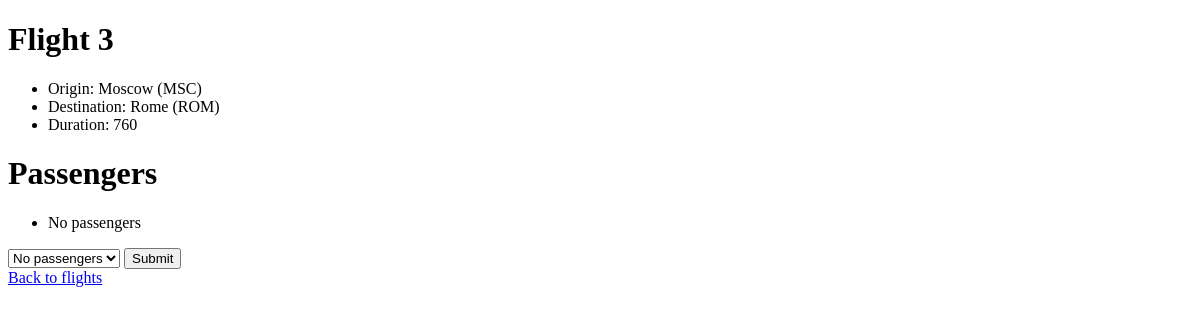
The app's page /flights/3, older data.
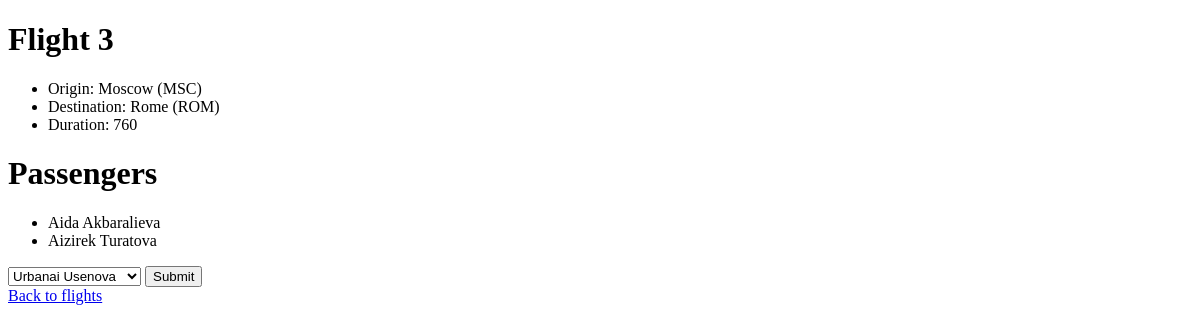
The same page, newer data.
### flights/models.py (models this page shows)
class Passenger(models.Model):
    first = models.CharField(max_length=64)
    last = models.CharField(max_length=64)
    flights = models.ManyToManyField(Flight, blank=True, related_name="passengers")
    def __str__(self):
        return f"{self.first} {self.last}"

### flights/views.py (the view)
# urls.py: path("<int:flight_id>", views.flight, name="flight"),
def flight(request, flight_id):
    flight = Flight.objects.get(id=flight_id)
    passengers = flight.passengers.all()
    non_passengers = Passenger.objects.exclude(flights=flight).all()
    return render(request, "flights/flight.html", {
        "flight": flight,
        "passengers": passengers,
        "non_passengers": non_passengers
    })

### flights/models.py (called while the page is built)
    def __str__(self):
        return f"{self.city} ({self.code})"

### flights/templates/flights/flight.html (shortened to what this page needs)
{% extends 'flights/layout.html' %}
{% block body %}
    <h1>Flight {{ flight.id }}</h1>
    <ul>
        <li>Origin: {{ flight.origin }}</li>
        <li>Destination: {{ flight.destination }}</li>
        <li>Duration: {{ flight.duration }}</li>
    </ul>
    <h1>Passengers</h1>
    <ul>
        {% for passenger in passengers %}
            <li>{{ passenger }}</li>
        {% empty %}
            <li>No passengers</li>
        {% endfor %}
    </ul>
    <form action="{% url 'flights:book' flight.id %}" method="POST">
        <select name="passenger" id="">
            {% for np in non_passengers %}
                <option value="{{ np.id }}">{{ np }}</option>
            {% empty %}
                <option>No passengers</option>
            {% endfor %}
        </select>
        <input type="submit">
    </form>
    <a href="{% url 'flights:index' %}">Back to flights</a>
{% endblock %}

Row changes from the older to the newer data that the page shows:
added Passenger: first+last "Aida Akbaralieva"
added Passenger: first+last "Aizirek Turatova"
Text that changed along with them:
form field passenger: "No passengers" → "Urbanai Usenova"
text no longer shown: "No passengers"
